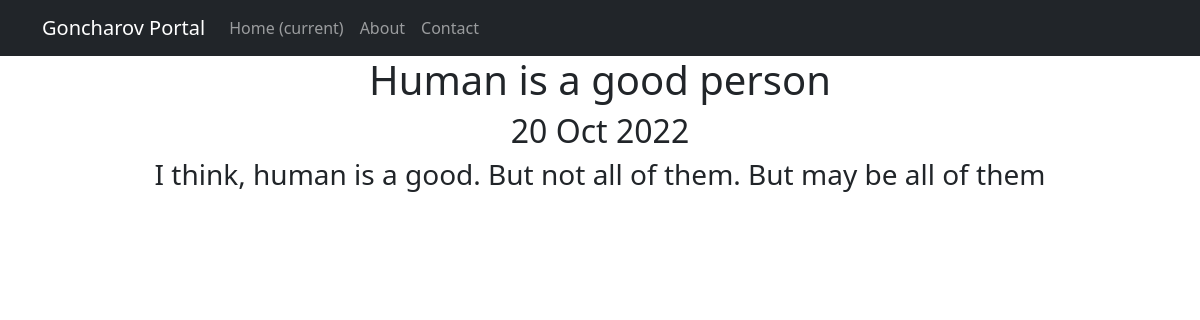
Screenshot of /news/1 with the database file from the repository.
### news/models.py (models this page shows, shortened)
class Post(models.Model):
    author = models.ForeignKey(Author, on_delete = models.CASCADE)
    NEWS = 'NW'
    ARTICLE = 'AR'
    CATEGORY_CHOICES = (
        (NEWS, 'Новость'),
        (ARTICLE, 'Статья')
    )
    categoryType = models.CharField(max_length=2, choices=CATEGORY_CHOICES, default=NEWS)
    dateCreation = models.DateTimeField(auto_now = True)
    postCategory = models.ManyToManyField(Category, through = 'PostCategory')
    title = models.CharField(max_length = 255, unique=True)
    text = models.TextField()
    rating = models.SmallIntegerField(default = 0)
    class Meta:
        verbose_name= 'Новость'
        verbose_name_plural='Новости'

### news/views.py (the view)
# urls.py: path('<int:pk>', PostDetail.as_view(), name='post_detail'),
class PostDetail(DetailView):
    model = Post
    template_name = 'post.html'
    context_object_name = 'post'

### templates/post.html (shortened to what this page needs)
{% extends 'flatpages/default.html' %}
{% block content %}
<h1>{{post.title  }}</h1>
<h2>{{post.dateCreation| date:'d M Y'  }}</h2>
<h3>{{post.text  }}</h3>
{% endblock content %}

### rows the page displays
Post: title "Human is a good person", dateCreation "20 Oct 2022", text "I think, human is a good. But not all of them. But may be all of them"
